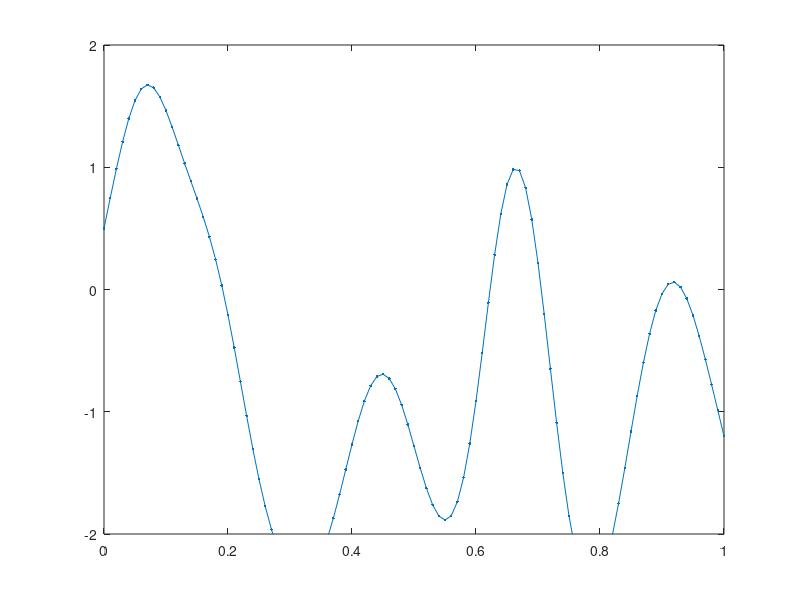

MATLAB code to generate this figure:
% Choose a kernel (covariance function) 
kernel = 3; 

switch kernel
    case 1, k =@(x,y) 1*x'*y; % Linear 
    case 2, k =@(x,y) 1*min(x,y); % Brownian
    case 3, k =@(x,y) exp(-101*(x-y)'*(x-y)); % Squared exponential
    case 4, k =@(x,y) exp(-1*sqrt((x-y)'*(x-y)));
    case 5, k =@(x,y) exp(-1*sin(50*pi*(x-y))^2); % Periodic
    case 6, k =@(x,y) exp(-100*min(abs(x-y), abs(x+y))^2);
end  
        
% Choose points at which to sample 15
x= (0:.01:1); 
n = length(x); 

% Construct the covariance matrix 
C = zeros(n,n);
for i = 1:n 
    for j = 1:n 
        C(i,j)= k(x(i),x(j));
    end
end

% Sample from the Gaussian process at these 
u = randn(n,1); % sample u ~ N(0, I)
[A,S, B] = svd(C); % factor C = ASB'
z = A*sqrt(S)*u; % z = A S^.5 u 

% Plot 
figure(2); hold on; clf
plot(x,z,'.-')
axis([0, 1, -2, 2])